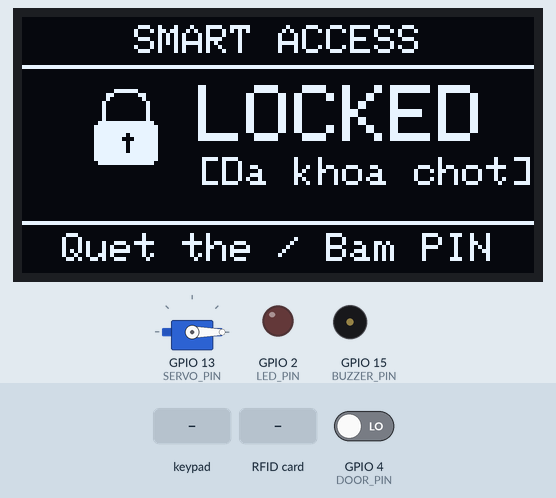
This program was run on a simulated ESP32. Parts: 128×64 one-colour display, servo, output pins drawn as LEDs (lit = HIGH), buzzer (waves = sounding, pin HIGH). Dashed ring = blinking. The inputs (shaded band) are chosen by the test bench; at power-on: GPIO 4 (DOOR_PIN) LOW. What the program prints to the serial monitor is not drawn.

Above: at 1.3 s.
1.4 s: keypad keys 3 2 3 3 2 5 2 6 # pressed 0.4 s apart
At 6.2 s:
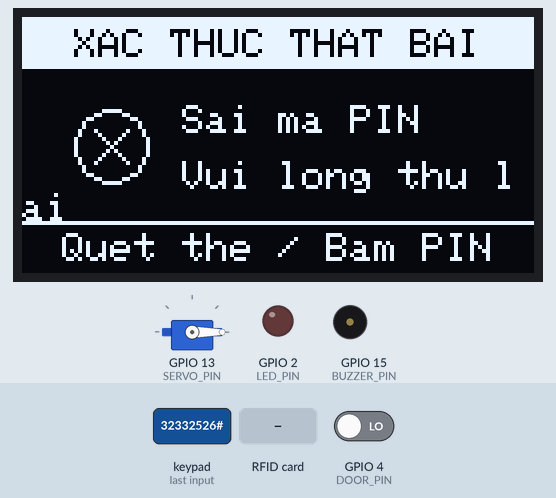
6.5 s: RFID card 55 66 77 88 held to the reader
At 7.4 s:
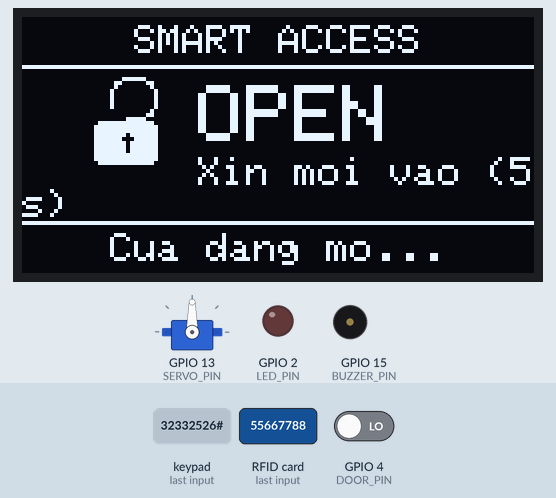
9.5 s: RFID card 5E 7A 19 C4 held to the reader
At 12.0 s:
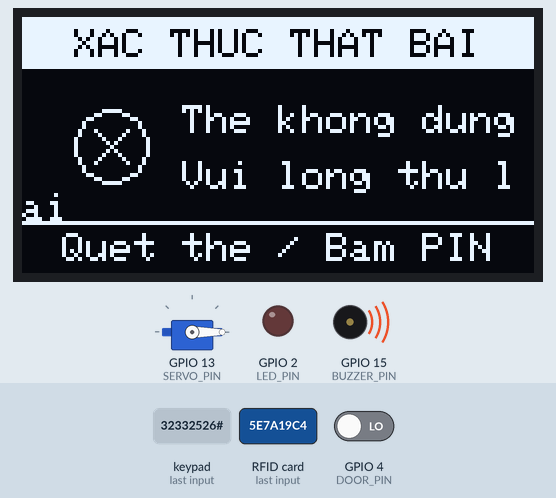
12.5 s: GPIO 4 (DOOR_PIN) driven HIGH
At 12.67 s:
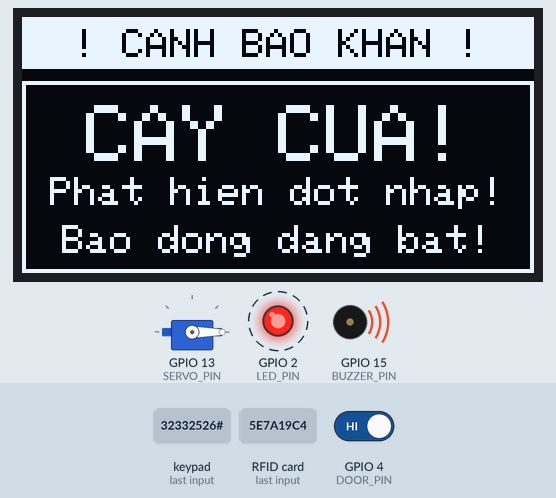
14.4 s: keypad keys 1 2 3 4 # pressed 0.4 s apart
At 16.1 s:
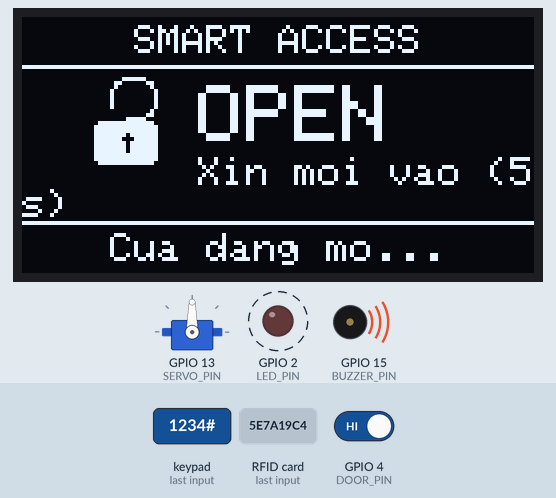
17.9 s: GPIO 4 (DOOR_PIN) driven LOW
At 21.7 s:
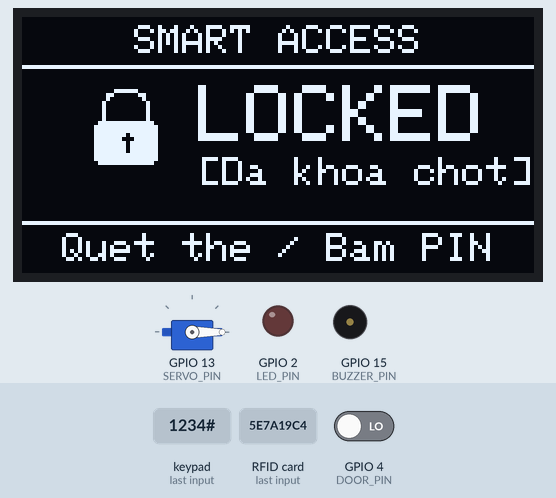
Timing chart, 0 to 21.9 s (numbered marks = the images above; inputs shaded):
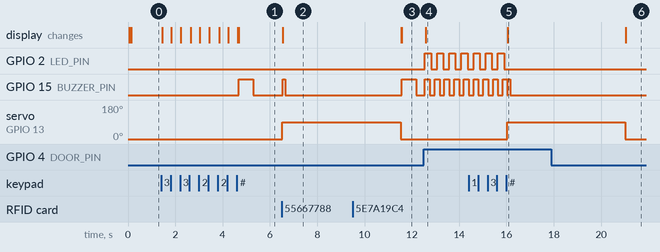

Measured:
- after the input at 1.4 s, GPIO 15 (BUZZER_PIN): LOW → HIGH after 3.3 s, → LOW 0.62 s later; the display: first changes at once (image 1 shows a later state)
- after the input at 6.5 s, GPIO 15 (BUZZER_PIN): LOW → HIGH after 0.05 s, → LOW 0.10 s later; servo on GPIO 13 (SERVO_PIN): 0° → 90° at once; the display: changes after 0.05 s (image 2)
- after the input at 9.5 s, GPIO 15 (BUZZER_PIN): LOW → HIGH after 2.1 s, → LOW 0.62 s later; the display: first differs from a run without the input after 2.1 s (image 3)
- after the input at 12.5 s, GPIO 2 (LED_PIN): alternates HIGH for 0.26 s and LOW for 0.26 s, starting after 0.06 s; GPIO 15 (BUZZER_PIN): alternates HIGH for 0.21 s and LOW for 0.21 s, starting after 0.06 s; the display: changes after 0.08 s (image 4)
- after the input at 14.4 s, GPIO 2 (LED_PIN): goes on until 15.9 s, then stays LOW; servo on GPIO 13 (SERVO_PIN): 0° → 90° after 1.6 s; the display: changes after 1.7 s (image 5)
- after the input at 17.9 s, servo on GPIO 13 (SERVO_PIN): 90° → 0° after 3.1 s; the display: changes after 3.2 s (image 6)

The program:

main.cpp
```cpp
// ====================================================================
//  ----- Khung FSM -----
//  Quy tắc:
//   1. Mọi chuyển trạng thái chỉ qua enterState().
//   2. Không dùng delay().
//   3. Việc phần cứng nằm trong module riêng, main.cpp chỉ điều phối.
// ====================================================================
#include <Arduino.h>
#include "config.h"
#include "auth_input.h"
#include "outputs.h"
#include "alerts_door.h"

State state = STATE_LOCKED;
unsigned long stateEnterTime = 0;
int failCount = 0;
static unsigned long doorOpenSince = 0;
static unsigned long errorShownAt = 0;
constexpr unsigned long ERROR_DISPLAY_MS = 2000;

const char* stateName(State s) {
  switch (s) {
    case STATE_LOCKED:            return "STATE_LOCKED";
    case STATE_PIN_INPUT:         return "STATE_PIN_INPUT";
    case STATE_UNLOCKED:          return "STATE_UNLOCKED";
    case STATE_SECURITY_LOCKOUT:  return "STATE_SECURITY_LOCKOUT";
    case STATE_TAMPER_ALARM:      return "STATE_TAMPER_ALARM";
    case STATE_DOOR_AJAR_WARNING: return "STATE_DOOR_AJAR_WARNING";
  }
  return "UNKNOWN";
}

// ---------- Entry action: chạy 1 lần khi vào trạng thái ----------
void enterState(State next) {
  Serial.printf("[FSM] %s -> %s\r\n", stateName(state), stateName(next));
  state = next;
  stateEnterTime = millis();

  switch (state) {
    case STATE_LOCKED:
      errorShownAt = 0;
      alarmStop();
      reminderStop();
      lockDoor();
      ledSet(false);
      showLocked();
      break;

    case STATE_UNLOCKED:
      alarmStop();
      unlockDoor();
      ledSet(false);
      showUnlocked();
      beepOnce(100);
      doorOpenSince = 0;
      break;

    case STATE_PIN_INPUT:
      showPinInput(pinLength());
      break;

    case STATE_SECURITY_LOCKOUT:
      pinClear();
      alarmStart();
      showLockout(LOCKOUT_DURATION_MS / 1000);
      break;

    case STATE_TAMPER_ALARM:
      alarmStart();
      ledBlinkStart();
      showTamper();
      break;

    case STATE_DOOR_AJAR_WARNING:
      reminderStart();
      showDoorAjar();
      break;
  }
}

// ---------- Xử lý xác thực thất bại ----------
void onAuthFail(const char* msg) {
  if (failCount >= FAIL_COUNT_LOCKOUT) {
    enterState(STATE_SECURITY_LOCKOUT);
    return;
  }
  failCount++;
  if (state != STATE_LOCKED) enterState(STATE_LOCKED);
  showError(msg); // ghi đè màn hình "LOCKED"
  beepError();
  errorShownAt = millis();
}

// ---------- Xử lý theo từng trạng thái (chạy mỗi vòng loop) ----------
void handleLocked() {
  if (doorIsOpen()) {
    enterState(STATE_TAMPER_ALARM);
    return;
  }

  if (errorShownAt != 0 && millis() - errorShownAt > ERROR_DISPLAY_MS) {
    errorShownAt = 0;
    showLocked();
  }

  char key;
  InputEvent evt = pollInput(key);

  switch (evt) {
    case EVT_CARD_VALID:
      failCount = 0;
      enterState(STATE_UNLOCKED);
      break;
    case EVT_CARD_INVALID:
      onAuthFail("The khong dung");
      break;
    case EVT_KEY_DIGIT:
      pinClear();
      pinAppend(key);
      enterState(STATE_PIN_INPUT);
      break;
    default:
      break;
  }
}

void handleUnlocked() {
  if (doorIsOpen()) {
    if (doorOpenSince == 0) doorOpenSince = millis();
    if (millis() - doorOpenSince > AJAR_TIMEOUT_MS) enterState(STATE_DOOR_AJAR_WARNING);
    return;
  }
  doorOpenSince = 0;
  if (millis() - stateEnterTime > UNLOCK_DURATION_MS) enterState(STATE_LOCKED);
}

void handlePinInput() {
  char key;
  InputEvent evt = pollInput(key);

  switch (evt) {
    case EVT_KEY_DIGIT:
      if (pinAppend(key)) showPinInput(pinLength());
      break;

    case EVT_KEY_STAR: // '*' = xóa PIN đang nhập
      pinClear();
      showPinInput(0);
      break;

    case EVT_KEY_HASH: // '#' = xác nhận
      if (pinLength() == 0) break;
      if (pinMatchesHome()) {
        failCount = 0;
        pinClear();
        enterState(STATE_UNLOCKED);
      } else {
        pinClear();
        onAuthFail("Sai ma PIN");
      }
      return;

    default: // quẹt thẻ lúc đang nhập PIN: bỏ qua
      break;
  }

  // Quá 10s không bấm phím -> hủy PIN
  if (millis() - pinLastKeyTime() > PIN_TIMEOUT_MS) {
    pinClear();
    enterState(STATE_LOCKED);
  }
}

void handleSecurityLockout() {
  unsigned long elapsed = millis() - stateEnterTime;

  if (elapsed >= LOCKOUT_DURATION_MS) {
    alarmStop();
    failCount = 0;
    enterState(STATE_LOCKED);
    return;
  }

  // Cập nhật đồng hồ đếm ngược mỗi giây
  static uint8_t lastShown = 255;
  uint8_t left = (LOCKOUT_DURATION_MS - elapsed + 999) / 1000;
  if (left != lastShown) {
    lastShown = left;
    showLockout(left);
  }
}

void handleTamperAlarm() {
  char key;
  InputEvent evt = pollInput(key);

  switch (evt) {
    case EVT_CARD_VALID: // quẹt đúng thẻ -> tắt báo động
      failCount = 0;
      pinClear();
      enterState(STATE_UNLOCKED);
      return;

    case EVT_KEY_DIGIT:
      pinAppend(key);
      break;

    case EVT_KEY_STAR:
      pinClear();
      break;

    case EVT_KEY_HASH:
      if (pinLength() == 0) break;
      if (pinMatchesHome()) {
        failCount = 0;
        pinClear();
        enterState(STATE_UNLOCKED);
        return;
      }
      pinClear(); // sai PIN: báo động vẫn tiếp tục
      break;

    default: // thẻ sai: báo động vẫn tiếp tục
      break;
  }

  if (pinLength() > 0 && millis() - pinLastKeyTime() > PIN_TIMEOUT_MS) {
    pinClear();
  }
}

void handleDoorAjar() {
  if (!doorIsOpen()) {
    enterState(STATE_LOCKED);
  }
}

// ---------- Arduino ----------
void setup() {
  Serial.begin(115200);
  alertsInit();
  authInit();
  outputsInit();
  enterState(STATE_LOCKED); // trạng thái khởi đầu
}

void loop() {
  alertsUpdate();

  switch (state) {
    case STATE_LOCKED:            handleLocked();          break;
    case STATE_PIN_INPUT:         handlePinInput();        break;
    case STATE_UNLOCKED:          handleUnlocked();        break;
    case STATE_SECURITY_LOCKOUT:  handleSecurityLockout(); break;
    case STATE_TAMPER_ALARM:      handleTamperAlarm();     break;
    case STATE_DOOR_AJAR_WARNING: handleDoorAjar();        break;
  }
}
```

alerts_door.h
```cpp
#pragma once
#include <Arduino.h>

void alertsInit();
void alertsUpdate(); // gọi mỗi vòng loop() để chạy các pattern còi/LED

// ----- Còi (mỗi hàm chỉ khởi động pattern, alertsUpdate() lo phần còn lại) -----
void beepOnce(unsigned long ms); // tít ngắn
void beepError();                // tít dài (sai thẻ / sai mã)
void alarmStart();               // hú báo động khẩn (tamper / lockout)
void alarmStop();
void reminderStart();            // bíp nhắc nhở quên đóng cửa
void reminderStop();

// ----- LED -----
void ledSet(bool on);
void ledBlinkStart();            // LED đỏ chớp khi báo động
void ledBlinkStop();

// ----- Công tắc cửa -----
bool doorIsOpen();               // true = cửa hở (đã chống dội)
```

auth_input.h
```cpp
#pragma once
#include <Arduino.h>

enum InputEvent {
  EVT_NONE,
  EVT_CARD_VALID,   // quẹt thẻ, UID nằm trong danh sách
  EVT_CARD_INVALID, // quẹt thẻ, UID không hợp lệ
  EVT_KEY_DIGIT,    // phím '0'-'9'
  EVT_KEY_HASH,     // phím '#'
  EVT_KEY_STAR      // phím '*'
};

void authInit();

// Gọi mỗi vòng loop(). Trả về 1 sự kiện hoặc EVT_NONE.
// key: ký tự phím vừa bấm (0 nếu không có phím)
InputEvent pollInput(char &key);

// UID của thẻ vừa quẹt, dùng cho log MQTT
const String& lastCardUid();

// ----- Buffer PIN -----
void pinClear();
bool pinAppend(char c);         // false nếu buffer đầy
uint8_t pinLength();
bool pinMatchesHome();          // so với HOME_PIN
unsigned long pinLastKeyTime(); // millis() của phím cuối, dùng cho timeout 10s
```

outputs.h
```cpp
#pragma once
// ============================================================
//  outputs.h - Điều khiển Động cơ Servo và Màn hình OLED SSD1306
//  Phụ trách bởi: Vy (Task B) - Nhánh feature/outputs
// ============================================================
#include <Arduino.h>

void outputsInit();

// ----- Servo -----
void lockDoor();
void unlockDoor();

// ----- OLED: mỗi trạng thái 1 hàm hiển thị -----
void showOled(const String& l1, const String& l2 = ""); // hàm nền hiển thị 2 dòng
void showLocked();                                     // Màn hình trạng thái đã khóa
void showUnlocked();                                   // Màn hình trạng thái mở cửa
void showPinInput(uint8_t len);                        // Màn hình nhập mã PIN (hiện len dấu '*')
void showLockout(uint8_t secondsLeft);                 // Màn hình tạm khóa hệ thống khi sai quá số lần
void showError(const char* msg);                       // Màn hình thông báo lỗi xác thực
void showTamper();                                     // Màn hình báo động khẩn cấp khi bị cạy cửa
void showDoorAjar();                                   // Màn hình nhắc nhở quên đóng cửa
```

alerts_door.cpp
```cpp
#include "config.h"
#include "alerts_door.h"

// Trạng thái còi (Buzzer)
static unsigned long beepEndTime = 0;

static bool alarmActive = false;
static bool alarmBuzzerState = false;
static unsigned long lastAlarmToggle = 0;

static bool reminderActive = false;
static bool reminderBuzzerState = false;
static unsigned long reminderCycleStart = 0;

// Trạng thái LED
static bool ledBlinkActive = false;
static bool ledBlinkState = false;
static unsigned long lastLedToggle = 0;

// Trạng thái công tắc cửa
static bool doorDebouncedState = false; // true = OPEN (HIGH), false = CLOSED (LOW)
static int lastRawDoorReading = HIGH;
static unsigned long lastDoorDebounceTime = 0;

void alertsInit()
{
  pinMode(BUZZER_PIN, OUTPUT);
  pinMode(LED_PIN, OUTPUT);
  pinMode(DOOR_PIN, INPUT_PULLUP);

  digitalWrite(BUZZER_PIN, LOW);
  digitalWrite(LED_PIN, LOW);

  int raw = digitalRead(DOOR_PIN);
  lastRawDoorReading = raw;
  doorDebouncedState = (raw == HIGH);
  lastDoorDebounceTime = millis();
}

void alertsUpdate()
{
  // 1. Chống dội công tắc cửa (Debounce ~50ms)
  int rawDoor = digitalRead(DOOR_PIN);
  if (rawDoor != lastRawDoorReading)
  {
    lastRawDoorReading = rawDoor;
    lastDoorDebounceTime = millis();
  }
  if ((millis() - lastDoorDebounceTime) >= DOOR_DEBOUNCE_MS)
  {
    doorDebouncedState = (rawDoor == HIGH);
  }

  // 2. Tính mức còi mong muốn theo ưu tiên: Alarm > Reminder > BeepOnce
  bool buzzerOn = false;

  if (alarmActive)
  {
    if (millis() - lastAlarmToggle >= ALARM_BEEP_MS)
    {
      lastAlarmToggle = millis();
      alarmBuzzerState = !alarmBuzzerState;
    }
    buzzerOn = alarmBuzzerState;
  }
  else if (reminderActive)
  {
    unsigned long elapsed = millis() - reminderCycleStart;
    if (elapsed >= REMINDER_PERIOD_MS)
    {
      reminderCycleStart += REMINDER_PERIOD_MS; // += để tránh trôi thời gian
      elapsed = millis() - reminderCycleStart;
    }
    buzzerOn = (elapsed < REMINDER_BEEP_MS);
  }

  // 3. Bíp đơn lẻ: chỉ hết hạn độc lập, không bị chặn bởi nhánh trên
  if (beepEndTime != 0)
  {
    if ((long)(millis() - beepEndTime) >= 0) beepEndTime = 0;
    else buzzerOn = true;
  }

  digitalWrite(BUZZER_PIN, buzzerOn ? HIGH : LOW);

  // 4. Pattern chớp LED đỏ
  if (ledBlinkActive)
  {
    if (millis() - lastLedToggle >= LED_BLINK_MS)
    {
      lastLedToggle = millis();
      ledBlinkState = !ledBlinkState;
      digitalWrite(LED_PIN, ledBlinkState ? HIGH : LOW);
    }
  }
}

// Còi
void beepOnce(unsigned long ms)
{
  beepEndTime = millis() + ms;
  if (!alarmActive && (!reminderActive || !reminderBuzzerState))
  {
    digitalWrite(BUZZER_PIN, HIGH);
  }
}

void beepError()
{
  beepOnce(600);
}

void alarmStart()
{
  alarmActive = true;
  alarmBuzzerState = true;
  lastAlarmToggle = millis();
  digitalWrite(BUZZER_PIN, HIGH);
}

void alarmStop()
{
  alarmActive = false;
  alarmBuzzerState = false;
  if (reminderActive)
  {
    reminderCycleStart = millis();
    reminderBuzzerState = true;
    digitalWrite(BUZZER_PIN, HIGH);
  }
  else if (beepEndTime == 0)
  {
    digitalWrite(BUZZER_PIN, LOW);
  }
}

void reminderStart()
{
  reminderActive = true;
  reminderCycleStart = millis();
  reminderBuzzerState = true;
  if (!alarmActive)
  {
    digitalWrite(BUZZER_PIN, HIGH);
  }
}

void reminderStop()
{
  reminderActive = false;
  reminderBuzzerState = false;
  if (!alarmActive && beepEndTime == 0)
  {
    digitalWrite(BUZZER_PIN, LOW);
  }
}

// LED
void ledSet(bool on)
{
  ledBlinkActive = false;
  ledBlinkState = on;
  digitalWrite(LED_PIN, on ? HIGH : LOW);
}

void ledBlinkStart()
{
  ledBlinkActive = true;
  ledBlinkState = true;
  lastLedToggle = millis();
  digitalWrite(LED_PIN, HIGH);
}

void ledBlinkStop()
{
  ledBlinkActive = false;
  ledBlinkState = false;
  digitalWrite(LED_PIN, LOW);
}

// Công tắc cửa
bool doorIsOpen()
{
  return doorDebouncedState;
}
```

auth_input.cpp
```cpp
#include <SPI.h>
#include <MFRC522.h>
#include <Keypad.h>
#include "config.h"
#include "auth_input.h"

// ---------- RFID ----------
static MFRC522 rfid(SS_PIN, RST_PIN);
static String  cardUid = "";

// UID thẻ hợp lệ
static const char* const VALID_UIDS[] = {
  "55 66 77 88",
};
static const size_t VALID_UID_COUNT = sizeof(VALID_UIDS) / sizeof(VALID_UIDS[0]);

static bool isValidUid(const String& uid) {
  for (size_t i = 0; i < VALID_UID_COUNT; i++) {
    if (uid == VALID_UIDS[i]) return true;
  }
  return false;
}

// ---------- Keypad ----------
static const byte ROWS = 4, COLS = 3;
static char keys[ROWS][COLS] = {
  {'1','2','3'}, {'4','5','6'}, {'7','8','9'}, {'*','0','#'}
};
static byte rowPins[ROWS] = {32, 33, 25, 26};
static byte colPins[COLS] = {14, 16, 17};
static Keypad keypad = Keypad(makeKeymap(keys), rowPins, colPins, ROWS, COLS);

// ---------- Buffer PIN ----------
static const uint8_t PIN_MAX_LEN = 8;
static char          pinBuf[PIN_MAX_LEN + 1];
static uint8_t       pinLen = 0;
static unsigned long lastKeyTime = 0;

void pinClear() {
  pinLen = 0;
  pinBuf[0] = '\0';
  lastKeyTime = millis();
}

bool pinAppend(char c) {
  if (pinLen >= PIN_MAX_LEN) return false;
  pinBuf[pinLen++] = c;
  pinBuf[pinLen] = '\0';
  lastKeyTime = millis();
  return true;
}

uint8_t pinLength()            { return pinLen; }
bool    pinMatchesHome()       { return strcmp(pinBuf, HOME_PIN) == 0; }
unsigned long pinLastKeyTime() { return lastKeyTime; }
const String& lastCardUid()    { return cardUid; }

// ---------- Khởi tạo & polling ----------
void authInit() {
  SPI.begin();
  rfid.PCD_Init();
  pinClear();
}

InputEvent pollInput(char &key) {
  key = 0;

  char k = keypad.getKey();
  if (k) {
    key = k;
    Serial.printf("Phim: %c\r\n", k);
    if (k >= '0' && k <= '9') return EVT_KEY_DIGIT;
    if (k == '#')             return EVT_KEY_HASH;
    if (k == '*')             return EVT_KEY_STAR;
  }

  if (rfid.PICC_IsNewCardPresent() && rfid.PICC_ReadCardSerial()) {
    String uid = "";
    for (byte i = 0; i < rfid.uid.size; i++) {
      if (rfid.uid.uidByte[i] < 0x10) uid += "0";
      uid += String(rfid.uid.uidByte[i], HEX);
      if (i < rfid.uid.size - 1) uid += " ";
    }
    uid.toUpperCase();
    rfid.PICC_HaltA();
    cardUid = uid;
    Serial.println("UID: " + uid);
    return isValidUid(uid) ? EVT_CARD_VALID : EVT_CARD_INVALID;
  }

  return EVT_NONE;
}
```

config.h
```cpp
#pragma once
// ============================================================
//  config.h - Cấu hình dùng chung (chân, thời gian, enum State)
//  CẢ NHÓM dùng chung file này. Sửa xong phải báo nhóm.
// ============================================================
#include <Arduino.h>

// ---------- Chân GPIO  ----------
#define SS_PIN     5
#define RST_PIN    27
#define SERVO_PIN  13
#define BUZZER_PIN 15
#define LED_PIN    2
#define DOOR_PIN   4 // INPUT_PULLUP: LOW = cửa đóng, HIGH = cửa hở

// ---------- Thời gian (ms) theo bảng FSM ----------
constexpr unsigned long UNLOCK_DURATION_MS  = 5000;   // mở cửa 5s rồi tự khóa
constexpr unsigned long PIN_TIMEOUT_MS      = 10000;  // quá 10s không bấm -> hủy PIN
constexpr unsigned long LOCKOUT_DURATION_MS = 30000;  // khóa an ninh 30s
constexpr unsigned long AJAR_TIMEOUT_MS     = 30000;  // cửa mở quá 30s -> nhắc nhở

// ---------- Servo ----------
constexpr int SERVO_LOCK_ANGLE   = 0;
constexpr int SERVO_UNLOCK_ANGLE = 90;

// ---------- Bảo mật ----------
// Sai mã khi failCount >= 2 -> SECURITY_LOCKOUT (lần sai thứ 3)
constexpr int FAIL_COUNT_LOCKOUT = 2;
const char HOME_PIN[] = "1234"; // PIN chủ nhà

// ---------- Máy trạng thái ----------
enum State {
  STATE_LOCKED,
  STATE_PIN_INPUT,
  STATE_UNLOCKED,
  STATE_SECURITY_LOCKOUT,
  STATE_TAMPER_ALARM,
  STATE_DOOR_AJAR_WARNING
};

// Biến toàn cục định nghĩa trong main.cpp
extern int failCount;

// Pattern cho Còi/LED
constexpr unsigned long ALARM_BEEP_MS      = 200;  // nhịp hú
constexpr unsigned long REMINDER_BEEP_MS   = 100;  // độ dài mỗi bíp nhắc
constexpr unsigned long REMINDER_PERIOD_MS = 2000; // chu kỳ bíp nhắc
constexpr unsigned long LED_BLINK_MS       = 250;
constexpr unsigned long DOOR_DEBOUNCE_MS   = 50;
```

Source omitted: outputs.cpp (9504 bytes)
